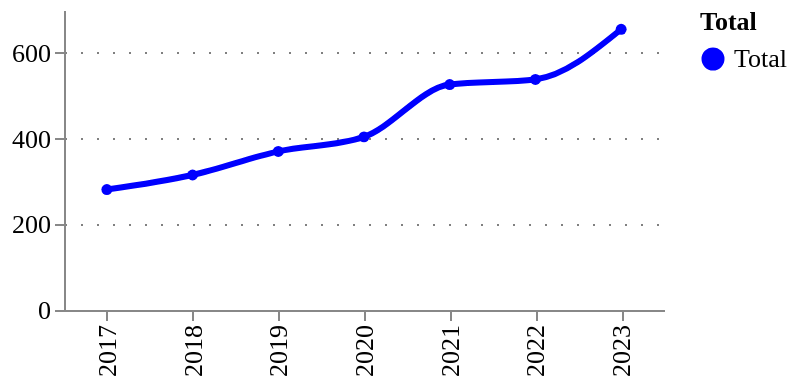

The cell this chart's notebook holds for it:
### Markdown cell above
### Growth and total early-years digital tech publications

Figure 2

### Code cell
# Filter only technology projects
openalex_tech_type_df = (
    openalex_exploded_df
    .query("id in @openalex_tech_ids")
    .drop_duplicates(['id'])
)

openalex_ts_counts_tech = utils.get_timeseries(openalex_tech_type_df, column='id')
utils.plot_quick_ts(openalex_ts_counts_tech.query("year >= 2017"), 'counts')

### Figure 1 — Vega-Lite specification as saved in the notebook (floating-point values rounded to 4 significant figures)
{"config": {"title": {"font": "Averta", "anchor": "start"}, "subtitle": {"font": "Averta"}, "axis": {"labelFont": "Averta", "titleFont": "Averta", "gridColor": "grey", "gridDash": [1, 7], "labelFontSize": 13, "titleFontSize": 13}, "header": {"labelFont": "Averta", "titleFont": "Averta"}, "legend": {"labelFont": "Averta", "titleFont": "Averta", "labelFontSize": 13, "titleFontSize": 13}, "range": {"category": ["#0000FF", "#FDB633", "#18A48C", "#9A1BBE", "#EB003B", "#FF6E47", "#646363", "#0F294A", "#97D9E3", "#A59BEE", "#F6A4B7", "#D2C9C0", "#FFFFFF", "#000000"], "ordinal": {"scheme": ["#0000FF", "#FDB633", "#18A48C", "#9A1BBE", "#EB003B", "#FF6E47", "#646363", "#0F294A", "#97D9E3", "#A59BEE", "#F6A4B7", "#D2C9C0", "#FFFFFF", "#000000"]}}, "view": {"strokeWidth": 0}}, "data": {"name": "data-2cc70329ffa9c6595a414a017b7169cc"}, "mark": {"type": "line", "interpolate": "monotone", "point": {"filled": true, "size": 30}, "size": 3, "strokeDash": [0]}, "encoding": {"color": {"field": "Total", "legend": {"orient": "right"}, "scale": {}, "type": "nominal"}, "tooltip": [{"field": "year", "title": "Year", "type": "ordinal"}, {"field": "Total", "type": "nominal"}, {"field": "amount", "format": ".3f", "title": "", "type": "quantitative"}], "x": {"field": "year", "title": "", "type": "ordinal"}, "y": {"field": "amount", "title": "", "type": "quantitative"}}, "height": 150, "title": {"anchor": "start", "text": "", "fontSize": 14, "subtitle": "", "subtitleFont": "Averta", "subtitleFontSize": 13}, "width": 300, "$schema": "https://vega.github.io/schema/vega-lite/v5.17.0.json", "datasets": {"data-2cc70329ffa9c6595a414a017b7169cc": [{"year": 2017, "counts": 281, "Total": "Total", "amount": 281.0}, {"year": 2018, "counts": 315, "Total": "Total", "amount": 315.0}, {"year": 2019, "counts": 370, "Total": "Total", "amount": 370.0}, {"year": 2020, "counts": 404, "Total": "Total", "amount": 404.0}, {"year": 2021, "counts": 526, "Total": "Total", "amount": 526.0}, {"year": 2022, "counts": 538, "Total": "Total", "amount": 538.0}, {"year": 2023, "counts": 655, "Total": "Total", "amount": 655.0}]}}
